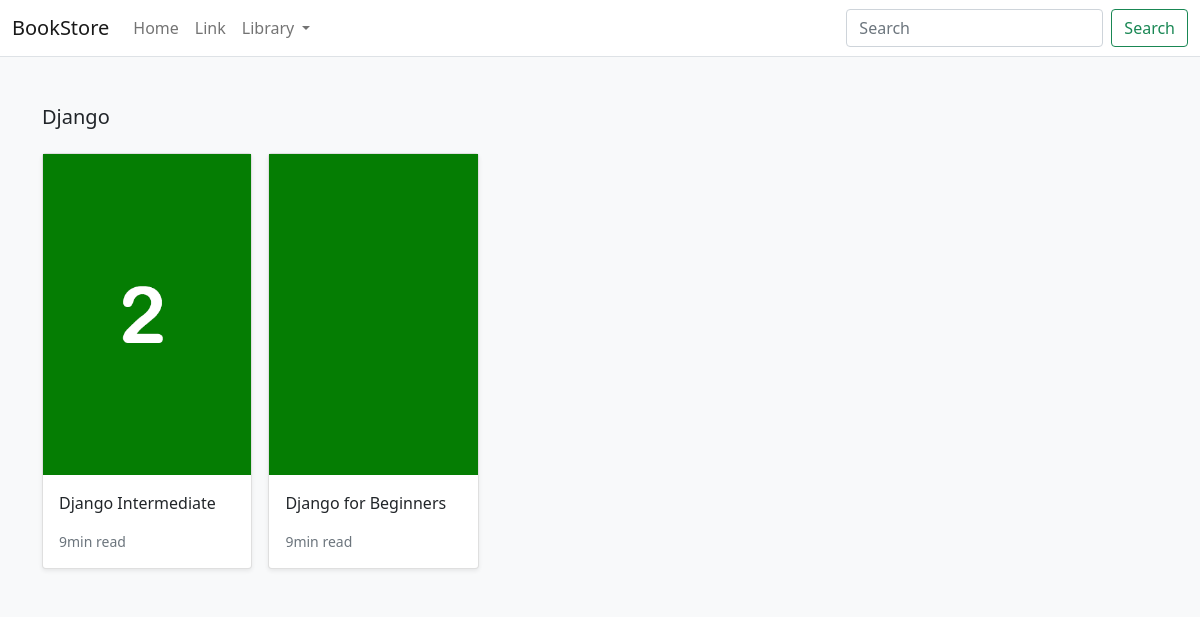
/search/django/, run on an earlier commit of the app's database.
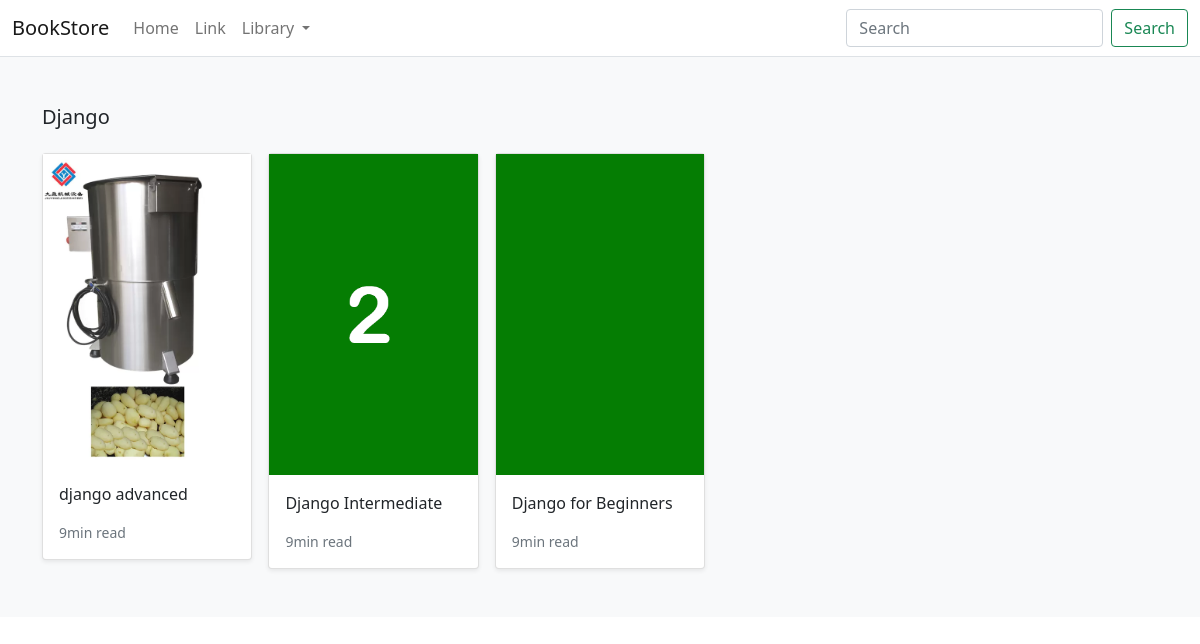
And on a later commit of the database.
### store/models.py (models this page shows, shortened)
class Category(models.Model):
    name = models.CharField(max_length=255, db_index=True)
    slug = models.SlugField(max_length=255, unique=True)
    class Meta:
        verbose_name_plural = 'categories'
    def get_absolute_url(self):
        return reverse('store:category_list', args=[self.slug])

class Product(models.Model):
    category = models.ForeignKey(Category, related_name='product', on_delete=models.CASCADE)
    created_by = models.ForeignKey(User, on_delete=models.CASCADE, related_name='product_creator')
    title = models.CharField(max_length=255)
    author = models.CharField(max_length=255, default='admin')
    description = models.TextField(blank=True)
    image = models.ImageField(upload_to='images/')
    slug = models.SlugField(max_length=255)
    price = models.DecimalField(max_digits=4, decimal_places=2)
    in_stock = models.BooleanField(default=True)
    is_active = models.BooleanField(default=True)
    created = models.DateTimeField(auto_now_add=True)
    updated = models.DateTimeField(auto_now=True)
    objects = models.Manager()
    products = ProductManager()
    class Meta:
        verbose_name_plural = 'Products'
        ordering = ('-created',)
    def get_absolute_url(self):
        return reverse('store:product_detail', args=[self.slug])

### store/views.py (the view)
# urls.py: path('search/<slug:category_slug>/', views.category_list, name='category_list'),
def category_list(request, category_slug=None):
    category = get_object_or_404(Category, slug=category_slug)
    products = Product.objects.filter(category=category)
    return render(request, 'store/products/category.html', {'category': category, 'products': products})

### store/views.py (called while the page is built)
def categories(request):
    return {
        'categories': Category.objects.all()
    }

### templates/store/products/category.html (shortened to what this page needs)
{% extends "../base.html" %}
{% load static %}
{% block content %}
<main>
  <div class="album py-5 bg-light">
    <div class="container">
      <div class="pb-3 h5">{{category.name|title}}</div>
      <div class="row row-cols-1 row-cols-sm-2 row-cols-md-5 g-3">
        {% for product in products %}
        <div class="col">
          <div class="card shadow-sm">
          <img class="img-fluid" alt="Responsive image" src="{{ product.image.url }}">
            <div class="card-body">
              <p class="card-text">
                <a class="text-dark text-decoration-none" href="{{ product.get_absolute_url }}">{{ product.title }}</a>
              </p>
              <div class="d-flex justify-content-between align-items-center">
                <small class="text-muted">9min read</small>
              </div>
            </div>
          </div>
        </div>
        {% endfor %}
      </div>
    </div>
  </div>
</main>
{% endblock %}

### templates/store/base.html (shortened to what this page needs)
{% load static %}
<!DOCTYPE html>
<html>
<head>
    <link href="https://cdn.jsdelivr.net/npm/bootstrap@5.0.0-beta1/dist/css/bootstrap.min.css" rel="stylesheet">
</head>
<body>
    <header>
        <nav class="navbar navbar-expand-md navbar-light bg-white border-bottom">
            <div class="container-fluid">
                <a class="navbar-brand" href="#">BookStore</a>
                <div class="collapse navbar-collapse" id="navbarCollapse">
                    <ul class="navbar-nav me-auto mb-2 mb-md-0">
                        <li class="nav-item active">
                            <a class="nav-link" aria-current="page" href="/">Home</a>
                        </li>
                        <li class="nav-item">
                            <a class="nav-link" href="#">Link</a>
                        </li>
                        <li class="nav-item dropdown">
                            <a class="nav-link dropdown-toggle" href="#" id="navbarDropdown" role="button"
                                data-bs-toggle="dropdown" aria-expanded="false">
                                Library
                            </a>
                        </li>
                    </ul>
                    <form class="d-flex">
                        <input class="form-control me-2" type="search" placeholder="Search" aria-label="Search">
                        <button class="btn btn-outline-success" type="submit">Search</button>
                    </form>
                </div>
            </div>
        </nav>
    </header>
    <div id="content">{% block content %} {% endblock %}</div>
</body>
</html>

What changed in the data, as far as the page shows it:
added Product: image (picture), title "django advanced"
